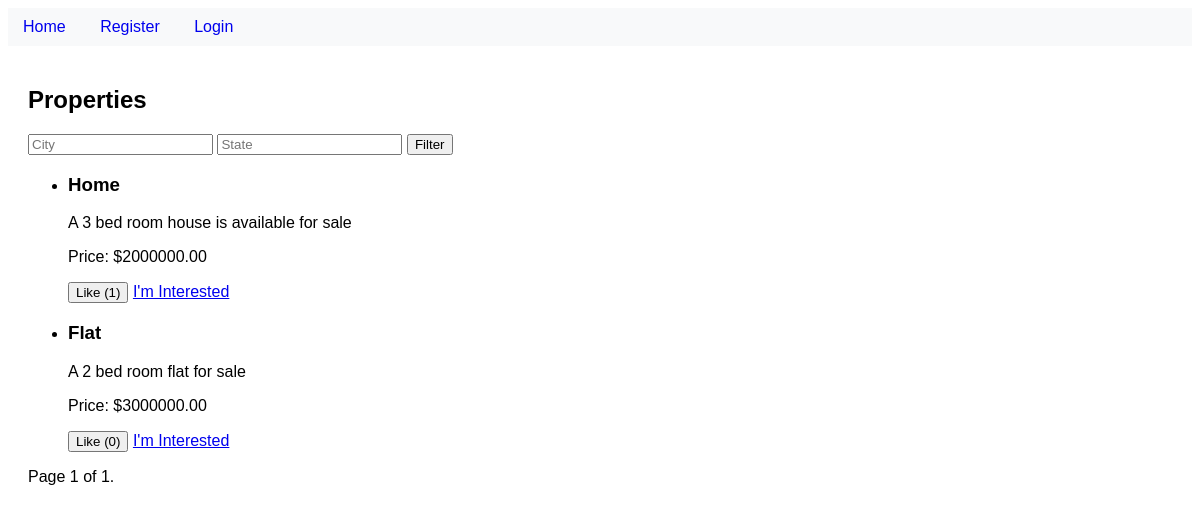
The page / on the database its author committed.
### listings/models.py (models this page shows, shortened)
class Property(models.Model):
    title = models.CharField(max_length=255)
    description = models.TextField()
    address = models.CharField(max_length=255)
    city = models.CharField(max_length=100)
    state = models.CharField(max_length=100)
    zip_code = models.CharField(max_length=20)
    price = models.DecimalField(max_digits=10, decimal_places=2)
    bedrooms = models.IntegerField()
    bathrooms = models.IntegerField()
    area = models.DecimalField(max_digits=7, decimal_places=2)
    nearby_hospitals = models.CharField(max_length=255)
    nearby_colleges = models.CharField(max_length=255)
    seller = models.ForeignKey(User, on_delete=models.CASCADE)
    likes = models.ManyToManyField(User, related_name='property_likes', blank=True)

### listings/views.py (the view)
# urls.py: path('', views.property_list, name='property_list'),
def property_list(request):
    city_max = request.GET.get('city_max')
    if city_max:
        properties = properties.filter(price__lte=city_max)
    property_list = Property.objects.all()
    paginator = Paginator(property_list, 10)  # Show 10 properties per page
    page_number = request.GET.get('page')
    page_obj = paginator.get_page(page_number)
    if 'city' in request.GET:
        page_obj = page_obj.object_list.filter(city__icontains=request.GET['city'])
    if 'state' in request.GET:
        page_obj = page_obj.object_list.filter(state__icontains=request.GET['state'])
    return render(request, 'property_list.html', {'page_obj': page_obj})

### listings/templates/property_list.html (shortened to what this page needs)
{% extends 'base.html' %}
{% block content %}
<h2>Properties</h2>
<form method="get">
    <input type="text" name="city" placeholder="City">
    <input type="text" name="state" placeholder="State">
    <button type="submit">Filter</button>
</form>
<ul>
    {% for property in page_obj %}
        <li>
            <h3>{{ property.title }}</h3>
            <p>{{ property.description }}</p>
            <p>Price: ${{ property.price }}</p>
            <button class="like-button" data-id="{{ property.id }}">
                Like ({{ property.likes.count }})
            </button>
            {% if user.is_authenticated %}
                <a href="{% url 'property_detail' property.pk %}">I'm Interested</a>
            {% else %}
                <a href="{% url 'login' %}?next={% url 'property_detail' property.pk %}">I'm Interested</a>
            {% endif %}
        </li>
    {% endfor %}
</ul>
<div class="pagination">
    <span class="step-links">
        <span class="current">
            Page {{ page_obj.number }} of {{ page_obj.paginator.num_pages }}.
        </span>
    </span>
</div>
{% endblock %}

### listings/templates/base.html (shortened to what this page needs)
{% load static %}
<!DOCTYPE html>
<html>
<head>
    <link rel="stylesheet" type="text/css" href="{% static 'styles.css' %}">
</head>
<body>
    <header>
        <nav >
            <a href="{% url 'property_list' %}">Home</a>
            {% if user.is_authenticated %}
                <a href="{% url 'property_create' %}">Post Property</a>
                <a href="{% url 'my_properties' %}">My Properties</a>
                <a href="/logout/">Logout</a>
            {% else %}
                <a href="{% url 'register' %}">Register</a>
                <a href="{% url 'login' %}">Login</a>
            {% endif %}
        </nav>
    </header>
    <main>
        {% block content %}
        {% endblock %}
    </main>
</body>
</html>

### static/styles.css (style rules this page uses)
body { font-family: Arial, sans-serif; }
header { background: #f8f9fa; padding: 10px 0; }
nav a { margin: 0 15px; text-decoration: none; }
main { padding: 20px; }

### rows shown on the page
Property: title "Home", description "A 3 bed room house is available for sale", price "2000000.00", likes.count "1"
Property: title "Flat", description "A 2 bed room flat for sale", price "3000000.00", likes.count "0"

### other values the page prints
{{ page_obj.number }} "1"
{{ page_obj.paginator.num_pages }} "1"
